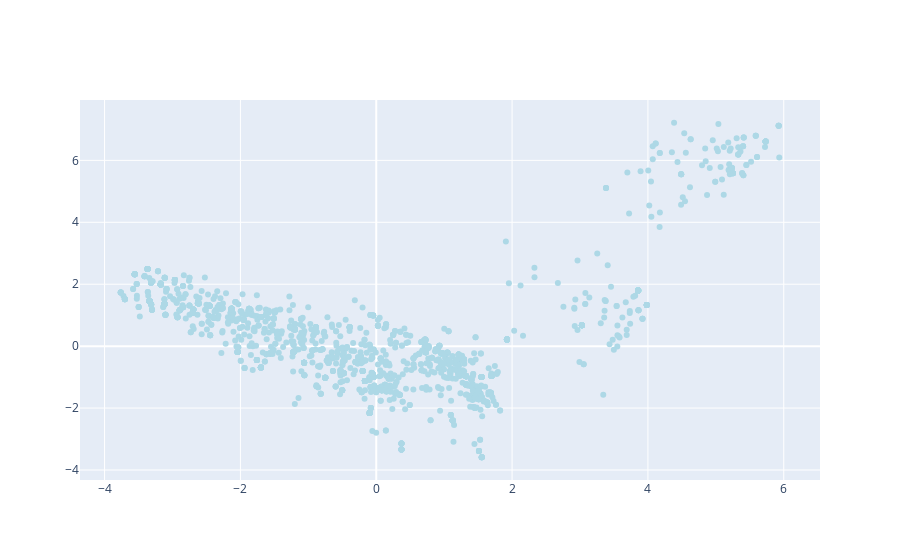

The notebook cell saved with this chart:
### Code cell
data = [
    go.Scatter(
        x = pca_df.iloc[:2000,0].values,
        y = pca_df.iloc[:2000,1].values,
        text = pca_df.iloc[:2000,2].values,
        hoverinfo = 'text',
        marker = dict(
            color = 'lightblue'
        ),
        mode='markers',
        showlegend = False
    )
]

iplot(data, filename = "add-hover-text")

### Figure 1 — Plotly figure (JSON) as saved in the notebook; plotly's stock layout.template omitted (floating-point values rounded to 4 significant figures; data arrays with more than 128 entries replaced by an {"elided": "..."} marker saying what was removed)
{"data": [{"hoverinfo": "text", "marker": {"color": "lightblue"}, "mode": "markers", "showlegend": false, "text": {"elided": "2000 str values"}, "type": "scatter", "x": {"elided": "2000 float values"}, "y": {"elided": "2000 float values"}}], "layout": {}}
